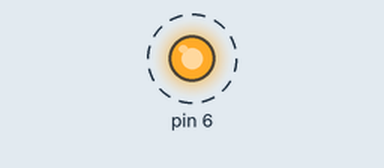
Recording of a sketch running on a simulated Arduino Uno, built with avr-gcc and run on an emulated ATmega328P. On the bench: output pins drawn as LEDs (lit = HIGH). Dashed ring = blinking.

Above: at 0.5 s.
Timing chart, 0 to 4.6 s (numbered marks = the images above):
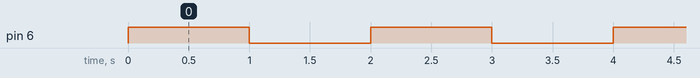

The sketch:

02.2_led_ananlog_01.ino
```cpp
void setup()
{
  pinMode(6, OUTPUT);
}

void loop()
{
  analogWrite(6, 255);
  delay(1000); // Wait for 1000 millisecond(s)
  analogWrite(6, 0);
  delay(1000); // Wait for 1000 millisecond(s)
}
```

Measured:
- by itself, pin 6: alternates HIGH for 1.0 s and LOW for 1.0 s
